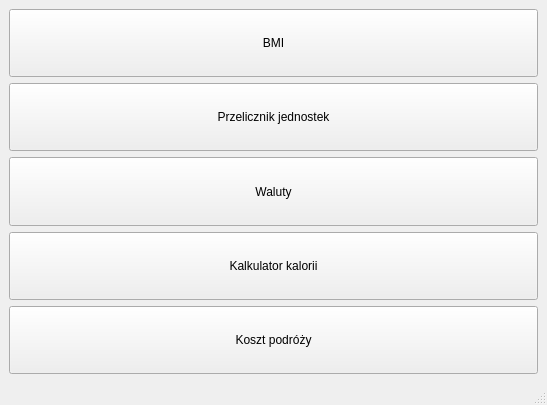
<?xml version="1.0" encoding="UTF-8"?>
<ui version="4.0">
 <class>MainWindow</class>
 <widget class="QMainWindow" name="MainWindow">
  <property name="geometry">
   <rect>
    <x>0</x>
    <y>0</y>
    <width>547</width>
    <height>405</height>
   </rect>
  </property>
  <property name="windowTitle">
   <string>MainWindow</string>
  </property>
  <widget class="QWidget" name="centralwidget">
   <layout class="QGridLayout" name="gridLayout">
    <item row="1" column="0">
     <widget class="QPushButton" name="JEDNOSKIbutton">
      <property name="sizePolicy">
       <sizepolicy hsizetype="Preferred" vsizetype="Expanding">
        <horstretch>0</horstretch>
        <verstretch>0</verstretch>
       </sizepolicy>
      </property>
      <property name="text">
       <string>Przelicznik jednostek</string>
      </property>
     </widget>
    </item>
    <item row="0" column="0">
     <widget class="QPushButton" name="BMIbutton">
      <property name="sizePolicy">
       <sizepolicy hsizetype="Preferred" vsizetype="Expanding">
        <horstretch>0</horstretch>
        <verstretch>0</verstretch>
       </sizepolicy>
      </property>
      <property name="minimumSize">
       <size>
        <width>80</width>
        <height>24</height>
       </size>
      </property>
      <property name="text">
       <string>BMI</string>
      </property>
     </widget>
    </item>
    <item row="5" column="0">
     <widget class="QPushButton" name="AUTObutton">
      <property name="sizePolicy">
       <sizepolicy hsizetype="Preferred" vsizetype="Expanding">
        <horstretch>0</horstretch>
        <verstretch>0</verstretch>
       </sizepolicy>
      </property>
      <property name="text">
       <string>Koszt podróży</string>
      </property>
     </widget>
    </item>
    <item row="2" column="0">
     <widget class="QPushButton" name="WALUTYbutton">
      <property name="sizePolicy">
       <sizepolicy hsizetype="Preferred" vsizetype="Expanding">
        <horstretch>0</horstretch>
        <verstretch>0</verstretch>
       </sizepolicy>
      </property>
      <property name="text">
       <string>Waluty</string>
      </property>
     </widget>
    </item>
    <item row="3" column="0">
     <widget class="QPushButton" name="KCALbutton">
      <property name="sizePolicy">
       <sizepolicy hsizetype="Preferred" vsizetype="Expanding">
        <horstretch>0</horstretch>
        <verstretch>0</verstretch>
       </sizepolicy>
      </property>
      <property name="text">
       <string>Kalkulator kalorii</string>
      </property>
     </widget>
    </item>
   </layout>
  </widget>
  <widget class="QStatusBar" name="statusbar"/>
 </widget>
 <resources/>
 <connections/>
</ui>
